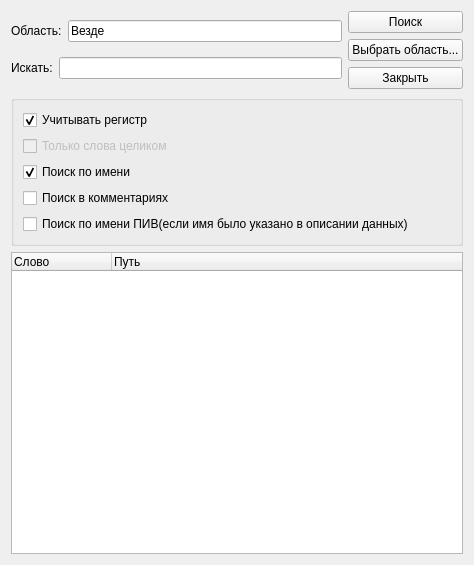
<?xml version="1.0" encoding="UTF-8"?>
<ui version="4.0">
 <class>ExtendedSearhForm</class>
 <widget class="QWidget" name="ExtendedSearhForm">
  <property name="geometry">
   <rect>
    <x>0</x>
    <y>0</y>
    <width>474</width>
    <height>565</height>
   </rect>
  </property>
  <property name="windowTitle">
   <string>Поиск...</string>
  </property>
  <layout class="QGridLayout" name="gridLayout_2">
   <item row="0" column="0">
    <layout class="QHBoxLayout" name="horizontalLayout_3">
     <item>
      <layout class="QVBoxLayout" name="verticalLayout_2">
       <item>
        <layout class="QHBoxLayout" name="horizontalLayout">
         <item>
          <widget class="QLabel" name="label">
           <property name="sizePolicy">
            <sizepolicy hsizetype="Maximum" vsizetype="Preferred">
             <horstretch>0</horstretch>
             <verstretch>0</verstretch>
            </sizepolicy>
           </property>
           <property name="text">
            <string>Область:</string>
           </property>
          </widget>
         </item>
         <item>
          <widget class="QLineEdit" name="lineEditArea">
           <property name="text">
            <string>Везде</string>
           </property>
           <property name="readOnly">
            <bool>true</bool>
           </property>
          </widget>
         </item>
        </layout>
       </item>
       <item>
        <layout class="QHBoxLayout" name="horizontalLayout_2">
         <item>
          <widget class="QLabel" name="label_2">
           <property name="text">
            <string>Искать:</string>
           </property>
          </widget>
         </item>
         <item>
          <widget class="QLineEdit" name="lineEditFind"/>
         </item>
        </layout>
       </item>
      </layout>
     </item>
     <item>
      <layout class="QVBoxLayout" name="verticalLayout">
       <item>
        <widget class="QPushButton" name="pushButtonFind">
         <property name="sizePolicy">
          <sizepolicy hsizetype="Minimum" vsizetype="Fixed">
           <horstretch>0</horstretch>
           <verstretch>0</verstretch>
          </sizepolicy>
         </property>
         <property name="text">
          <string>Поиск</string>
         </property>
        </widget>
       </item>
       <item>
        <widget class="QPushButton" name="pushButtonSelectArea">
         <property name="text">
          <string>Выбрать область...</string>
         </property>
        </widget>
       </item>
       <item>
        <widget class="QPushButton" name="pushButtonClose">
         <property name="text">
          <string>Закрыть</string>
         </property>
        </widget>
       </item>
      </layout>
     </item>
    </layout>
   </item>
   <item row="1" column="0">
    <widget class="QGroupBox" name="groupBox">
     <property name="title">
      <string/>
     </property>
     <layout class="QGridLayout" name="gridLayout">
      <item row="0" column="0">
       <widget class="QCheckBox" name="checkBoxReg">
        <property name="text">
         <string>Учитывать регистр</string>
        </property>
        <property name="checked">
         <bool>true</bool>
        </property>
       </widget>
      </item>
      <item row="1" column="0">
       <widget class="QCheckBox" name="checkBoxOnlyWord">
        <property name="enabled">
         <bool>false</bool>
        </property>
        <property name="text">
         <string>Только слова целиком</string>
        </property>
       </widget>
      </item>
      <item row="3" column="0">
       <widget class="QCheckBox" name="checkBoxComment">
        <property name="text">
         <string>Поиск в комментариях</string>
        </property>
       </widget>
      </item>
      <item row="4" column="0">
       <widget class="QCheckBox" name="checkBoxNamePIC">
        <property name="text">
         <string>Поиск по имени ПИВ(если имя было указано в описании данных) </string>
        </property>
       </widget>
      </item>
      <item row="2" column="0">
       <widget class="QCheckBox" name="checkBoxName">
        <property name="text">
         <string>Поиск по имени</string>
        </property>
        <property name="checked">
         <bool>true</bool>
        </property>
       </widget>
      </item>
     </layout>
    </widget>
   </item>
   <item row="2" column="0">
    <widget class="QTreeWidget" name="treeWidgetResult">
     <column>
      <property name="text">
       <string>Слово</string>
      </property>
     </column>
     <column>
      <property name="text">
       <string>Путь</string>
      </property>
     </column>
    </widget>
   </item>
  </layout>
 </widget>
 <resources/>
 <connections>
  <connection>
   <sender>pushButtonClose</sender>
   <signal>clicked()</signal>
   <receiver>ExtendedSearhForm</receiver>
   <slot>hide()</slot>
   <hints>
    <hint type="sourcelabel">
     <x>347</x>
     <y>49</y>
    </hint>
    <hint type="destinationlabel">
     <x>407</x>
     <y>51</y>
    </hint>
   </hints>
  </connection>
  <connection>
   <sender>lineEditFind</sender>
   <signal>returnPressed()</signal>
   <receiver>pushButtonFind</receiver>
   <slot>click()</slot>
   <hints>
    <hint type="sourcelabel">
     <x>264</x>
     <y>53</y>
    </hint>
    <hint type="destinationlabel">
     <x>342</x>
     <y>25</y>
    </hint>
   </hints>
  </connection>
 </connections>
</ui>
